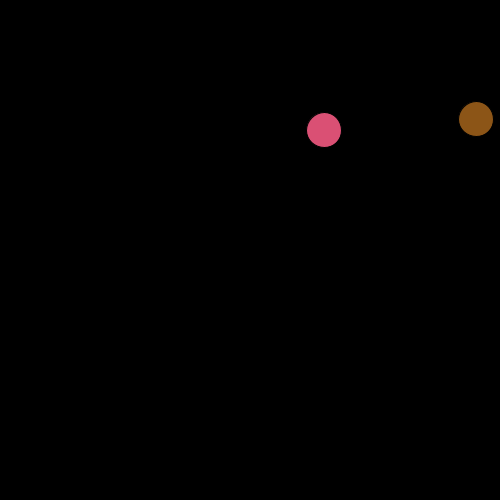
Frame 1 (no input)
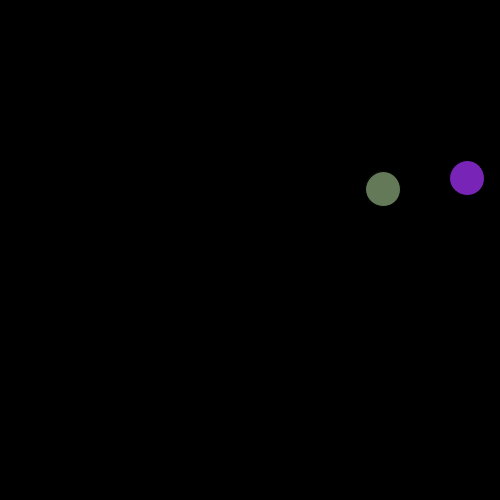
Frame 60 (the mouse pressed at the canvas centre just before this capture)
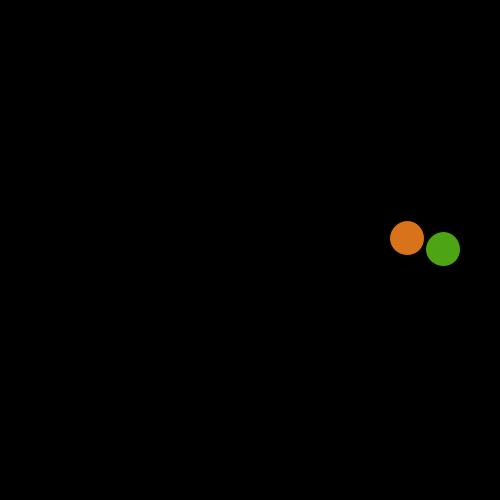
Frame 120 (the mouse held since frame 60 and released just before this capture)

The Processing sketch that drew these frames (run headless with seeded random() and noise(); from frame 60 on, the mouse is pressed at the canvas centre):

// Processing sketch: processing_82300
// ── processing_82300.pde

//Dan-Tran Cong-Huyen, Bouncing Ball, CP1 16/17
Ball bob;
Ball smith;
void setup()
{
  size(500, 500);
  bob = new Ball();
  smith = new Ball();
}
void draw()
{
  background(0);
  bob.move();
  bob.bounce();
  bob.show();
  smith.move();
  smith.show();
  smith.bounce();
}
class Ball
{
  int x, y;
  boolean up, right;
  Ball()
  {
    x = int(random(500));
    y = int(random(500));
    up = false;
    right = false;
  }
  void move()
  {
    if (right == false)
    {
      x++;
    }
    else
    {
      x--;
    }
    if (up == false)
    {
      y++;
    }
    else
    {
      y--;
    }
  }
  void show()
  {
    fill(random(255), random(255), random(255));
    ellipse(x, y, 35, 35);
  }
  void bounce()
  {
    if (x > 500)
    {
      right = true;
    }
    if (x < 0)
    {
      right = false;
    }
    if (y > 500)
    {
      up = true;
    }
    if ( y < 0)
    {
      up = false;
    }
  }
}
